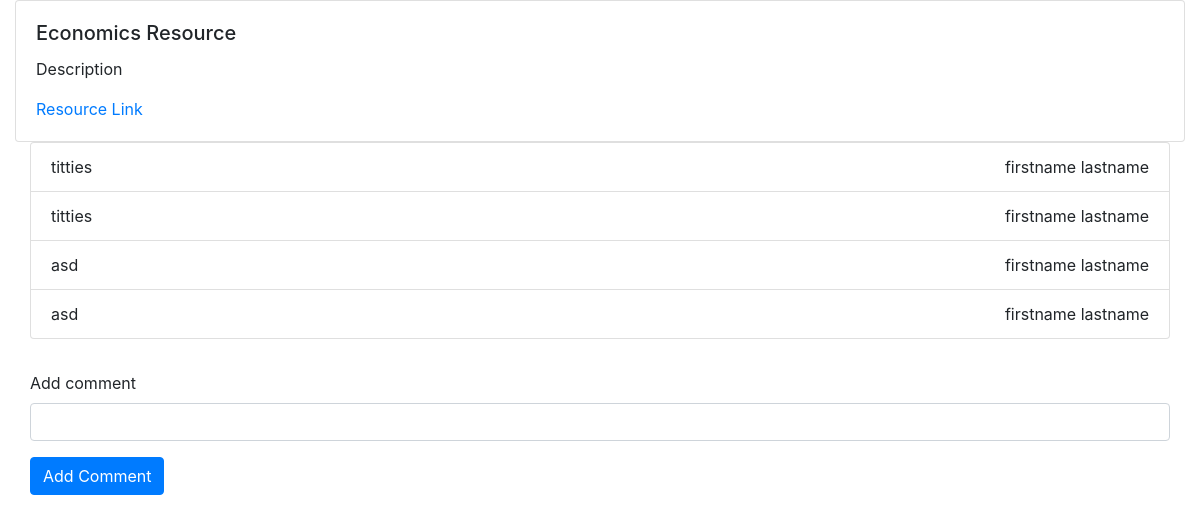
Page /ed/courses/1234/2 on the earlier database version.
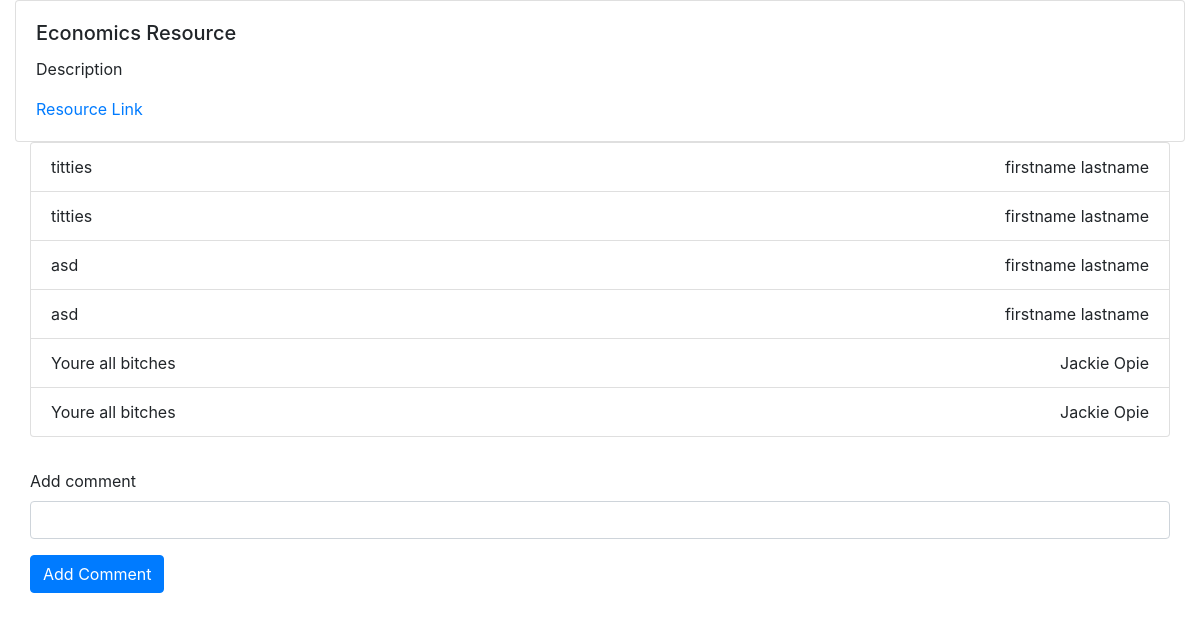
Same page on the later database version.
### ed/models.py (models this page shows)
class Comment(models.Model):
    resource = models.ForeignKey(Resource, on_delete=models.CASCADE, related_name='comments')
    body = models.TextField()
    user = models.ForeignKey(Profile, on_delete=models.CASCADE, null=True)

class Profile(models.Model):
    user = models.OneToOneField(User, on_delete=models.CASCADE, related_name='+', default=1)
    FirstName = models.CharField(max_length=50,default='firstname')
    LastName = models.CharField(max_length=50,default='lastname')

### ed/views.py (the view, shortened to what this page needs)
# urls.py: path('courses/<slug:code>/<int:id>', views.singleResource, name='Resource'),
def singleResource(request,code, id):
    if not request.POST:
        resource = Resource.objects.get(id=id)
        try:
            comments = Comment.objects.filter(resource=resource)
        except:
            comments = {}
        context = {
            'resource': resource,
            'comments': comments
        }
        return render(request, 'resource.html', context=context)

### templates/resource.html (shortened to what this page needs)
{% extends "core.html" %}
{% block content %}
<div class="card">
    <div class="card-body">
        <h5 class="card-title">
            {{ resource.resourceName}}
        </h5>
        <p class="card-text">
            {{ resource.resourceDescription}}
        </p>
        <a href="{{resource.resourceLink}}" target='_blank'>
            Resource Link
        </a>
    </div>
</div>
<div class="container-fluid">
    {% if comments %}
        <ul class='list-group'>
            {% for comment in comments %}
                <li class="list-group-item" style="display: flex;">
                    <div class="comment-body">
                    {{comment.body}}
                    </div>
                    <div class="comment-author" style="margin-left: auto;">
                        {{comment.user.FirstName}} {{comment.user.LastName}}
                    </div>
                </li>
            {% endfor %}
        </ul>
    {% endif %}
    <form action="/ed/courses/{{resource.course.courseCode}}/{{resource.id}}" method="post" style="margin-top: 2rem;">
        <div class="form-group">
            <label for="comment" >Add comment</label>
            <input id="comment" name="comment" type="text" class="form-control">
        </div>
        <div class="form-group">
            <input type="submit" value="Add Comment" style="width: auto" class="btn btn-primary">
        </div>
    </form>
</div>
{% endblock %}

Differences in the rows shown:
added Comment: body "Youre all bitches", user.FirstName "Jackie", user.LastName "Opie"
added Comment: body "Youre all bitches", user.FirstName "Jackie", user.LastName "Opie"
